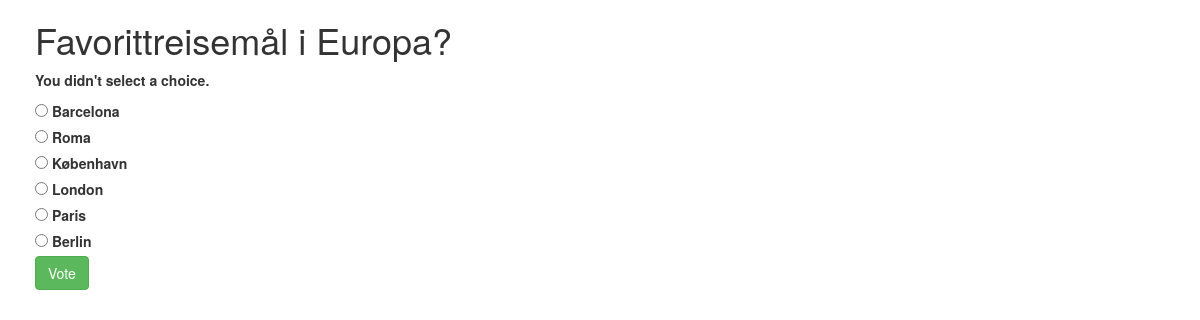
The app's page /polls/9/vote/ with its own data.
### polls/models.py (models this page shows, shortened)
class Question(models.Model):
    question_text = models.CharField(max_length=200)
    pub_date = models.DateTimeField('date published')
    def was_published_recently(self):
        now = timezone.now()
        return now - datetime.timedelta(days=1) <= self.pub_date <= now
    was_published_recently.admin_order_field = 'pub_date'
    was_published_recently.boolean = True
    was_published_recently.short_description = 'Published recently'

class Choice(models.Model):
    question = models.ForeignKey(Question, on_delete=models.CASCADE)
    choice_text = models.CharField(max_length=200)
    votes = models.IntegerField(default=0)

### polls/views.py (the view)
# urls.py: path('<int:question_id>/vote/', views.vote, name='vote'),
def vote(request, question_id):
    question = get_object_or_404(Question, pk=question_id)
    try:
        selected_choice = question.choice_set.get(pk=request.POST['choice'])
    except (KeyError, Choice.DoesNotExist):
        return render(request, 'polls/detail.html',
                      {
                          'question': question,
                          'error_message': "You didn't select a choice."
                      })
    selected_choice.votes += 1
    selected_choice.save()
    return HttpResponseRedirect(reverse('polls:results', args=(question.id,)))

### templates/polls/detail.html (shortened to what this page needs)
{% load static %}
<link rel="stylesheet" type="text/css" href="{% static 'polls/style.css' %}">
<!DOCTYPE html>
<html lang="en">
<head>
    <link rel="stylesheet" href="https://maxcdn.bootstrapcdn.com/bootstrap/3.3.7/css/bootstrap.min.css">
</head>
<body>
    <div class="col-sm-8 text-left">
        <h1>{{ question.question_text }}</h1>
    </div>
    <div class="col-sm-8 text-left">
        {%  if error_message %}
            <p><strong> {{ error_message }}</strong></p>
        {% endif %}
        <form action="{% url 'polls:vote' question.id %}" method="post">
            {% for choice in question.choice_set.all %}
                <input type="radio" name="choice" id="choice{{ forloop.counter }}" value="{{ choice.id }}">
                <label for="choice{{ forloop.counter}}"> {{ choice.choice_text }}</label><br>
            {% endfor %}
            <input type="submit" value="Vote" class="btn btn-success">
        </form>
    </div>
</body>
</html>

### polls/static/polls/style.css (style rules this page uses)
body { padding-left: 20px; }

### records on screen
Question: question_text "Favorittreisemål i Europa?"
Choice: choice_text "Barcelona"
Choice: choice_text "Roma"
Choice: choice_text "København"
Choice: choice_text "London"
Choice: choice_text "Paris"
Choice: choice_text "Berlin"

### other values on screen
{{ error_message }} "You didn't select a choice."
